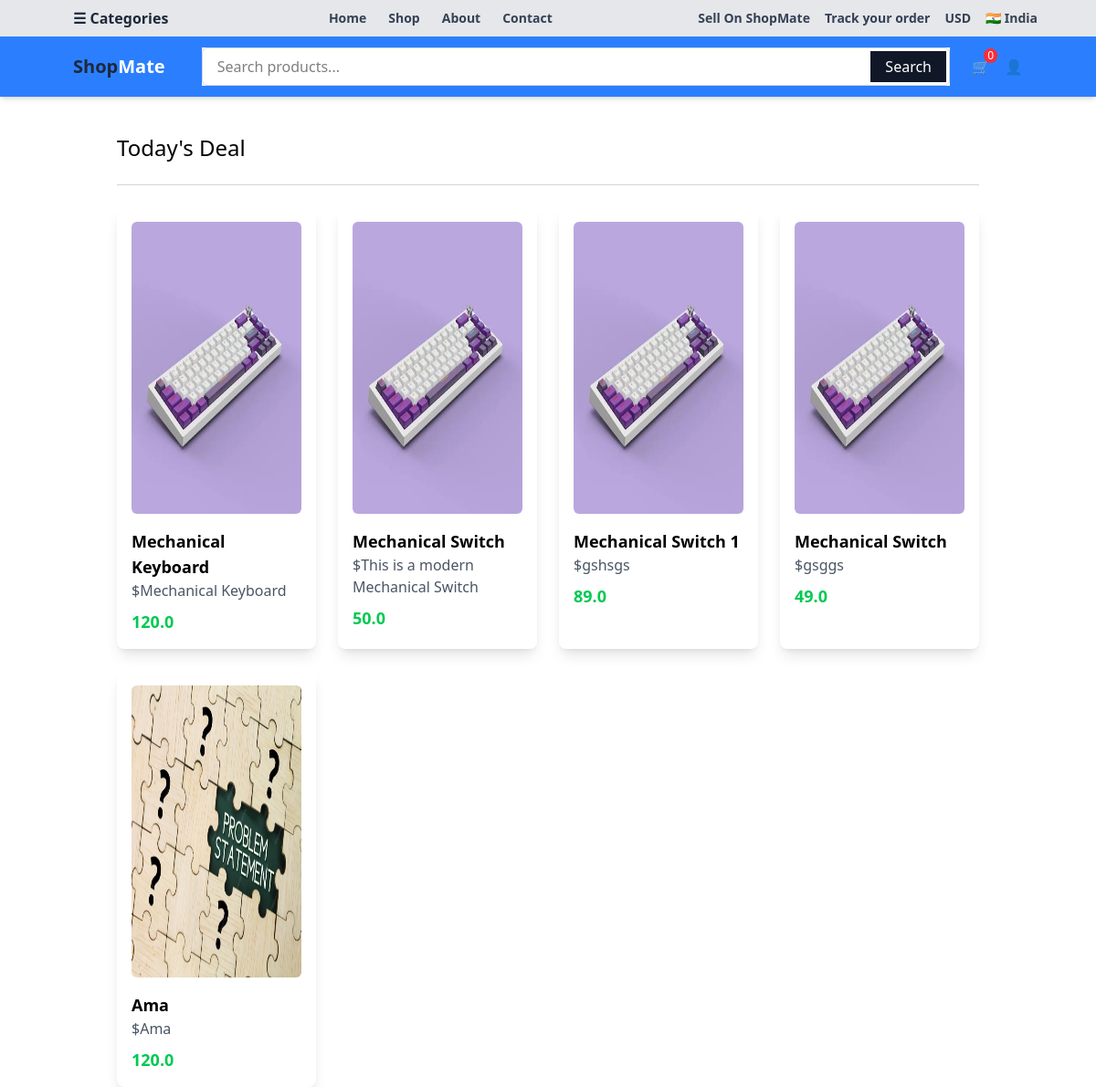
The page / on the database its author committed.
### myapp/models.py (models this page shows, shortened)
class Product(models.Model):
    def get_absolute_url(self):
        return reverse('detail',args=[self.slug])
    name = models.CharField(max_length=100)
    price = models.FloatField()
    description = models.TextField()
    images = models.ImageField(upload_to='images/')
    slug = models.SlugField(unique=True,blank=True)
    stock = models.IntegerField()
    active = models.BooleanField()

### myapp/views.py (the view)
# urls.py: path('', views.index, name='index'),
def index(request):
    products = Product.objects.all()
    return render(request, 'myapp/index.html', {'products':products})

### cart/cart.py (called while the page is built)
    def __len__(self):
        return sum ( int(item['qty']) for item in self.cart.values() )

### cart/context_processors.py (called while the page is built)
def cart(request):
    return {'cart':Cart(request)}

### myapp/templates/myapp/index.html (shortened to what this page needs)
{% extends 'myapp/base.html' %}
{% block body %}
<div>
    <h1 class="text-2xl px-32 pt-10">Today's Deal</h1>
    <div class="px-32 ">
        <hr class="border-t my-6 border-gray-300"/>
    </div>
    <div class="grid grid-cols-4 px-32 gap-6">
        {% for product in products %}
        <div class="rounded-lg shadow-lg p-4">
            <img class="rounded-md mb-4 w-80 h-80  mx-auto" src="{{product.images.url}}" />
            <a class="text-lg font-semibold" href="{{product.get_absolute_url}}">{{product.name}}</a>
            <p class="text-gray-600">${{product.description}}</p>
            <p class="text-green-500 font-bold mt-2 text-lg">{{product.price}}</p>
        </div>
        {% endfor %}
    </div>
</div>
{% endblock %}

### myapp/templates/myapp/base.html (shortened to what this page needs)
<!doctype html>
<html lang="en">
  <head>
    <script src="https://cdn.jsdelivr.net/npm/@tailwindcss/browser@4"></script>
  </head>
  <body>
    <nav
      class="bg-gray-200 shadow-md px-4 py-2 px-16 flex items-center justify-between"
    >
      <div class="flex items-center space-x-2">
        <span class="text-md font-semibold text-gray-800 px-4"
          >☰ Categories</span
        >
      </div>
      <div class="hidden md:flex space-x-6 font-bold text-sm">
        <a href="#" class="text-gray-700 hover:text-blue-600">Home</a>
        <a href="#" class="text-gray-700 hover:text-blue-600">Shop</a>
        <a href="#" class="text-gray-700 hover:text-blue-600">About</a>
        <a href="#" class="text-gray-700 hover:text-blue-600">Contact</a>
      </div>
      <div class="flex items-center space-x-4 font-bold text-sm">
        <a href="#" class="text-gray-700 hover:text-blue-600"
          >Sell On ShopMate</a
        >
        <a href="#" class="text-gray-700 hover:text-blue-600"
          >Track your order</a
        >
        <a href="#" class="text-gray-700 hover:text-blue-600">USD</a>
        <a href="#" class="text-gray-700 hover:text-blue-600">🇮🇳 India</a>
      </div>
    </nav>
    <nav
      class="bg-blue-500 shadow-md px-4 py-3 px-16 flex items-center justify-between"
    >
      <div class="flex items-center space-x-2">
        <span class="text-xl font-semibold text-gray-800 px-4"
          >Shop<span class="text-white">Mate</span>
        </span>
      </div>
      <div class="lg:block flex-grow mx-6 bg-white">
        <form class="relative w-full">
          <input
            type="text"
            name="item_name"
            placeholder="Search products..."
            class="w-full px-4 py-2 pr-20 rounded-md border border-gray-300 focus:outline-none focus:ring-2 focus:ring-blue-400"
          />
          <button
            type="submit"
            class="absolute right-1 top-1 bottom-1 px-4 bg-gray-900 text-white hover:bg-gray-700"
          >
            Search
          </button>
        </form>
      </div>
      <div class="flex items-center space-x-4">
        <a href="{% url 'cart-overview' %}" class="relative">
          🛒
          <span
            id="cart-qty"
            class="absolute -top-2 -right-2 text-xs bg-red-500 text-white rounded-full px-1"
          >
          {% with qty_amount=cart|length %}
            {% if qty_amount > 0 %}
              {{ qty_amount }}
            {% else %}
              0
            {% endif %}
            {% endwith %}
          </span>
        </a>
        <a href="#" class="text-gray-600 hover:text-blue-600">👤</a>
      </div>
    </nav>
    {% block body %}{% endblock %}
  </body>
</html>

### rows shown on the page
Product: images (picture), name "Mechanical Keyboard", description "Mechanical Keyboard", price "120.0"
Product: images (picture), name "Mechanical Switch", description "This is a modern Mechanical Switch", price "50.0"
Product: images (picture), name "Mechanical Switch 1", description "gshsgs", price "89.0"
Product: images (picture), name "Mechanical Switch", description "gsggs", price "49.0"
Product: images (picture), name "Ama", description "Ama", price "120.0"
